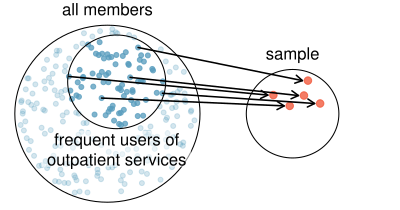

Reproduce this figure in R.
library(openintro)
data(COL)

set.seed(52)
myPDF("sampleConvenienceHealthPlan.pdf",
      4,
      2.1,
      mar = rep(0, 4))

plot(c(0, 2),
     c(0, 1.1),
     type = 'n',
     axes = FALSE)
temp <- seq(0, 2 * pi, 2 * pi / 100)
x <- 0.5 + 0.5 * cos(temp)
y <- 0.5 + 0.5 * sin(temp)
lines(x, y)

s <- matrix(runif(700), ncol = 2)
S <- matrix(NA, 350, 2)
j <- 0
sub <- rep(FALSE, 1000)
for (i in 1:nrow(s)) {
  if(sum((s[i,] - 0.5)^2) < 0.23){
    j <- j+1
    S[j,] <- s[i,]
  }
  if(sum((s[i, ] - c(0.05, 0.18) - 0.5)^2) < 0.07){
    sub[j] <- TRUE
  }
}
points(S, col = COL[1, 4 - 2 * sub], pch = 20)
text(0.5, 1, 'all members', pos = 3)
lines((x - 0.5) * 2 * sqrt(0.07) + 0.55,
      (y - 0.5) * 2 * sqrt(0.07) + 0.68)

set.seed(7)
N <- sample((1:j)[sub], 25)
lines((x - 0.5) / 2 + 1.5,
      (y - 0.5) / 2 + 0.5,
      pch = 20)

SS <- (S[N, ] - 0.5) / 2 + 0.5
these <- c(2, 5, 7, 12, 15)
points(SS[these, 1] + 1,
       SS[these, 2],
       col = COL[4, 2],
       pch = 20,
       cex = 1.5)
text(1.5, 0.75, 'sample', pos = 3)

for (i in these)  {
  arrows(S[N[i], 1], S[N[i], 2],
         SS[i, 1] + 1 - 0.03, SS[i, 2],
         length = 0.08,
         col = COL[5],
         lwd = 1.5)
}
rect(0.143, 0.2, 0.952, 0.301,
     border = "#00000000",
     col = "#FFFFFF88")
rect(0.236, 0.301, 0.858, 0.403,
     border = "#00000000",
     col = "#FFFFFF88")
text(0.55, 0.5 + 0.18 - sqrt(0.07),
     'frequent users of\noutpatient services',
     pos = 1)
dev.off()
